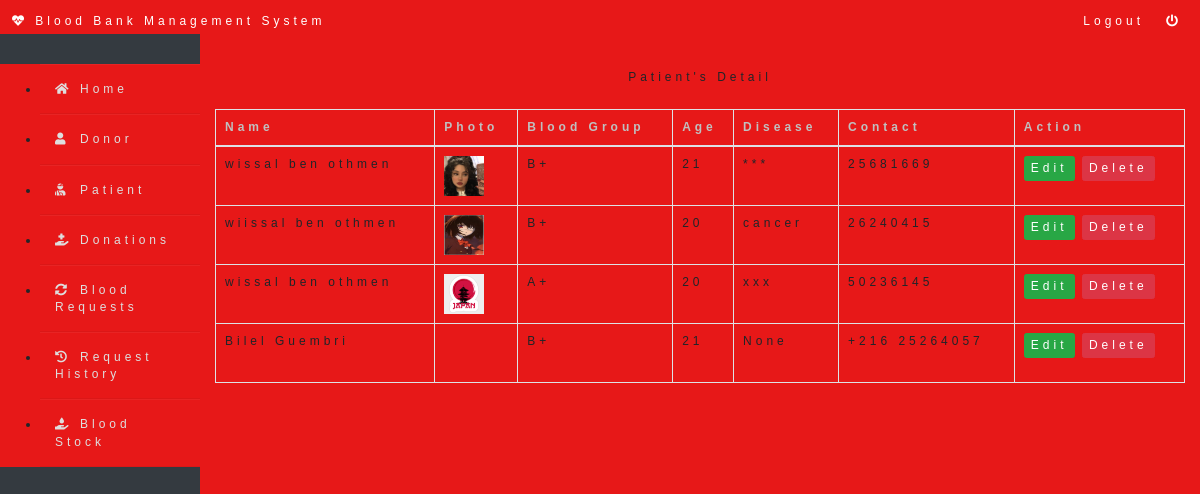
/admin-patient (signed in), run on the app's committed database.
### patient/models.py (models this page shows, shortened)
class Patient(models.Model):
    user=models.OneToOneField(User,on_delete=models.CASCADE)
    profile_pic= models.ImageField(upload_to='profile_pic/Patient/',null=True,blank=True)
    age=models.PositiveIntegerField()
    bloodgroup=models.CharField(max_length=10)
    disease=models.CharField(max_length=100)
    doctorname=models.CharField(max_length=50)
    address = models.CharField(max_length=40)
    mobile = models.CharField(max_length=20,null=False)
    @property
    def get_name(self):
        return self.user.first_name+" "+self.user.last_name

### blood/views.py (the view)
# urls.py: path('admin-patient', views.admin_patient_view,name='admin-patient'),
@login_required(login_url='adminlogin')
def admin_patient_view(request):
    patients=pmodels.Patient.objects.all()
    return render(request,'blood/admin_patient.html',{'patients':patients})

### templates/blood/admin_patient.html
{% extends 'blood/adminbase.html' %}
{% block content %}
{% load widget_tweaks %}
{%load static%}
<br><br>
<div class="container">
    <H4 class="text-center">Patient's Detail</H4><br>
    <table class="table table-light table-hover table-bordered table-striped">
        <thead class="bg-dark">
            <tr>
                <th scope="col" style="color: rgb(192, 192, 192);">Name</th>
                <th scope="col" style="color: rgb(192, 192, 192);">Photo</th>
                <th scope="col" style="color: rgb(192, 192, 192);">Blood Group</th>
                <th scope="col" style="color: rgb(192, 192, 192);">Age</th>
                <th scope="col" style="color: rgb(192, 192, 192);">Disease</th>
                <th scope="col" style="color: rgb(192, 192, 192);">Contact</th>
                <th style="color: rgb(192, 192, 192);">Action</th>
            </tr>
        </thead>
        <tbody>
            {% for t in patients %}
            <tr>
                <td> {{t.get_name}}</td>
                <td> <img src="{% static t.profile_pic.url %}" alt="Profile Pic" height="40px" width="40px" /></td>
                <td>{{t.bloodgroup}}</td>
                <td>{{t.age}}</td>
                <td>{{t.disease}}</td>
                <td>{{t.mobile}}</td>
                <td>
                    <button class="btn btn-success btn-sm"><a  style="text-decoration: none;color: white;" href="{% url 'update-patient' t.id  %}">Edit</a> </button>
                    <button class="btn btn-danger btn-sm"><a  style="text-decoration: none;color: white;" href="{% url 'delete-patient' t.id  %}">Delete</a> </button>
                </td>
            </tr>
            {% endfor %}
        </tbody>
    </table>
</div>
{% endblock content %}

### templates/blood/adminbase.html (shortened to what this page needs)
<!DOCTYPE html>
<html lang="en">
<head>
    <link rel="stylesheet" href="https://maxcdn.bootstrapcdn.com/bootstrap/4.0.0/css/bootstrap.min.css">
    <link rel="stylesheet" href="https://cdnjs.cloudflare.com/ajax/libs/font-awesome/5.14.0/css/all.css">
</head>
<body>
    <nav class="navbar navbar-expand-lg navbar-light fixed-top bg-danger">
        <a style="color:white;" class="navbar-brand" href="/"><i class="fa fa-heartbeat"></i>&nbsp;<font face = "Comic sans MS" size ="4">Blood Bank Management System</font></a>
        <div class="navbar-collapse collapse w-100 order-3 dual-collapse2">
            <ul class="navbar-nav ml-auto">
                <li class="nav-item">
                    <a class="nav-link" style="color: white;" href="/logout">Logout &nbsp; <i class="fas fa-power-off"></i></a>
                </li>
            </ul>
        </div>
      </nav>
<br><br>
<div class="wrapper">
    <div class="sidebar">
        <ul>
            <li><a style="text-decoration:none;" href="/"><i class="fas fa-home"></i>Home</a></li>
            <li><a style="text-decoration:none;" href="/admin-donor"><i class="fas fa-user"></i>Donor</a></li>
            <li><a style="text-decoration:none;" href="/admin-patient"><i class="fas fa-user-injured"></i>Patient</a></li>
            <li><a style="text-decoration:none;" href="/admin-donation"><i class="fas fa-hand-holding-medical"></i>Donations</a></li>
            <li><a style="text-decoration:none;" href="/admin-request"><i class="fas fa-sync-alt"></i>Blood Requests</a></li>
            <li><a style="text-decoration:none;" href="/admin-request-history"><i class="fas fa-history"></i>Request History</a></li>
            <li><a style="text-decoration:none;" href="/admin-blood"><i class="fas fa-hand-holding-water"></i>Blood Stock</a></li>
        </ul>
    </div>
    <div class="main_content">
{% block content %}
{% endblock content %}
    </div>
</div>
</body>
</html>

### templates/blood/adminbase.html (style rules this page uses)
* { margin-bottom: 0; background-color: #e71818; z-index: 9999; border: 0; font-size: 12px !important; line-height: 1.42857143 !important; letter-spacing: 4px; border-radius: 0; font-family: Montserrat, sans-serif; }
body { background-color: #f3f5f9; }
.bg-danger { background-color: #e71818!important; }
.wrapper { display: flex; position: relative; }
.wrapper .sidebar { width: 200px; height: 100%; background: #343a40; padding: 30px 0px; position: fixed; }
.wrapper .sidebar ul li { padding: 15px; border-bottom: 1px solid #dedede; border-bottom: 1px solid rgba(0,0,0,0.05); border-top: 1px solid rgba(255,255,255,0.05); }
.wrapper .sidebar ul li a { color: #dedede; display: block; }
.wrapper .sidebar ul li a .fas { width: 25px; }
.wrapper .main_content { width: 100%; margin-left: 200px; }

### data on the page
Patient: get_name "wissal ben othmen", profile_pic (picture), bloodgroup "B+", age "21", disease "***", mobile "25681669"
Patient: get_name "wiissal ben othmen", profile_pic (picture), bloodgroup "B+", age "20", disease "cancer", mobile "26240415"
Patient: get_name "wissal ben othmen", profile_pic (picture), bloodgroup "A+", age "20", disease "xxx", mobile "50236145"
Patient: get_name "Bilel Guembri", profile_pic (picture), bloodgroup "B+", age "21", disease "None", mobile "+216 25264057"
